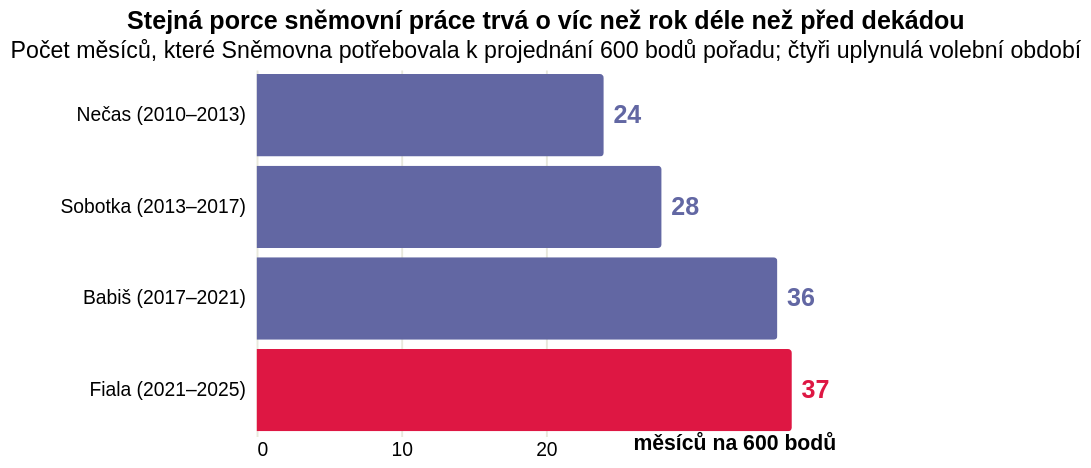

This figure's Vega-Lite source:
### Vega-Lite specification from a JSON file in a GitHub repository (floating-point values rounded to 4 significant figures)
{"_source": "Poslanecká sněmovna PČR, [analýza DataTimes pro iROZHLAS.cz](https://www.irozhlas.cz/zpravy-domov/snemovna-obstrukce-opozice-babis-okamura_2504040500_jab) · Nové volební období (od prosince 2025) srovnatelnou porci bodů zatím neprojednalo; řečnický čas v jeho prvním půlroce klesl z 39 na 31 hodin měsíčně.", "$schema": "https://vega.github.io/schema/vega-lite/v5.json", "description": "Kolik měsíců potřebovala Sněmovna k projednání 600 bodů", "title": {"text": "Stejná porce sněmovní práce trvá o víc než rok déle než před dekádou", "subtitle": "Počet měsíců, které Sněmovna potřebovala k projednání 600 bodů pořadu; čtyři uplynulá volební období"}, "height": 190, "data": {"values": [{"vlada": "Nečas (2010–2013)", "mesice": 24, "poradi": 1, "zvyrazneni": "ne"}, {"vlada": "Sobotka (2013–2017)", "mesice": 28, "poradi": 2, "zvyrazneni": "ne"}, {"vlada": "Babiš (2017–2021)", "mesice": 36, "poradi": 3, "zvyrazneni": "ne"}, {"vlada": "Fiala (2021–2025)", "mesice": 37, "poradi": 4, "zvyrazneni": "ano"}]}, "layer": [{"mark": {"type": "bar", "cornerRadiusEnd": 2}, "encoding": {"y": {"field": "vlada", "type": "nominal", "sort": ["Nečas (2010–2013)", "Sobotka (2013–2017)", "Babiš (2017–2021)", "Fiala (2021–2025)"], "title": null, "axis": {"domain": false, "ticks": false, "labelPadding": 6}}, "x": {"field": "mesice", "type": "quantitative", "title": "měsíců na 600 bodů", "axis": {"grid": true, "gridColor": "#e8e8dc", "domain": false, "ticks": false, "values": [0, 10, 20], "titleAngle": 0, "titleAnchor": "end", "titleAlign": "right", "titlePadding": -14, "titleFontWeight": "bold"}}, "color": {"field": "zvyrazneni", "type": "nominal", "legend": null, "scale": {"domain": ["ne", "ano"], "range": ["#6267a3", "#de1743"]}}, "tooltip": [{"field": "vlada", "title": "Období"}, {"field": "mesice", "title": "Měsíců na 600 bodů"}]}}, {"mark": {"type": "text", "align": "left", "dx": 5, "fontWeight": "bold", "fontSize": 13}, "encoding": {"y": {"field": "vlada", "type": "nominal", "sort": ["Nečas (2010–2013)", "Sobotka (2013–2017)", "Babiš (2017–2021)", "Fiala (2021–2025)"]}, "x": {"field": "mesice", "type": "quantitative"}, "text": {"field": "mesice"}, "color": {"field": "zvyrazneni", "type": "nominal", "legend": null, "scale": {"domain": ["ne", "ano"], "range": ["#6267a3", "#de1743"]}}}}], "config": {"view": {"stroke": "transparent"}}}
